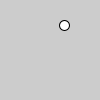
Frame 1 (no input)
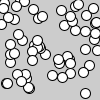
Frame 60 (the mouse pressed at the canvas centre just before this capture)
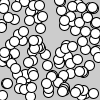
Frame 120 (the mouse held since frame 60 and released just before this capture)

The Processing sketch that drew these frames (run headless with seeded random() and noise(); from frame 60 on, the mouse is pressed at the canvas centre):

// Processing sketch: processing_155795
// ── processing_155795.pde

void setup() {
  size(100, 100);
}

void draw(){
  ellipse(random(100), random(100), 10, 10);
}
